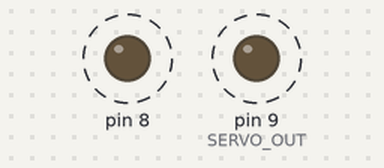
This sketch was run on a simulated Arduino Uno, built with avr-gcc and run on an emulated ATmega328P. Parts: output pins drawn as LEDs (lit = HIGH). Dashed ring = blinking.

Above: at 0.13 s.
Timing chart, 0 to 3.0 s (numbered marks = the images above):
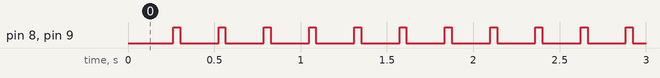

Measured:
- by itself, pin 8, pin 9 (SERVO_OUT): alternates HIGH for 0.04 s and LOW for 0.22 s

The sketch:

main.ino
```cpp
#include <SPI.h>

#define SERVO_OUT PB1
#define MOTOR_OUT PB2

void SetupPWM(){
    // 16-bit timer for 50 Hz, with an 8 MHz clock
    DDRB|=(_BV(PB1)|_BV(PB0)); // 16-bit PWM output on PB1
//    TCCR1A &= ~_BV(COM1A1); // Clear OC1A/OC1B on Compare Match when upcounting
    TCCR1B|= ((1<<WGM12)|(1<<WGM13)); // mode CTC
    TCCR1B|=(1<<CS11); // /8 prescaler
    ICR1=20000; // set the top value (up to 2^16)
    OCR1A=1000; // set PWM pulse width (duty)
    TCNT1 = 0;
    TIMSK1|=(1<<OCIE1A); // timer A compare match interrupt
    TIMSK1|=(1<<TOIE1); // overflow interrupt
    PORTB |= _BV(PB1);

    sei();
}

void setup() {
    SetupPWM();
}

void loop() {

}

volatile short pwm = 10000;
ISR(TIMER1_COMPA_vect) {
//    PORTB &= ~_BV(PB0);
//    PORTB ^= (1<<PB1);
//    volatile byte pb = PORTB;
    PORTB ^= ((1<<PB1)|(1<<PB0));
//    pb |= ;
//    PORTB = pb;

//    OCR1A = 500;
}

ISR(TIMER1_OVF_vect){
//    PORTB &= ~((1<<PB1)|(1<<PB0));
//    PORTB |= _BV(PB0);
//    PORTB ^= _BV(PB1);
    TCNT1 = 0;
    PORTB ^= ((1<<PB1)|(1<<PB0));
    OCR1A = pwm;
/*    pwm += 10;
    if (pwm > 2000)
	pwm = 100;
*/
}
```
